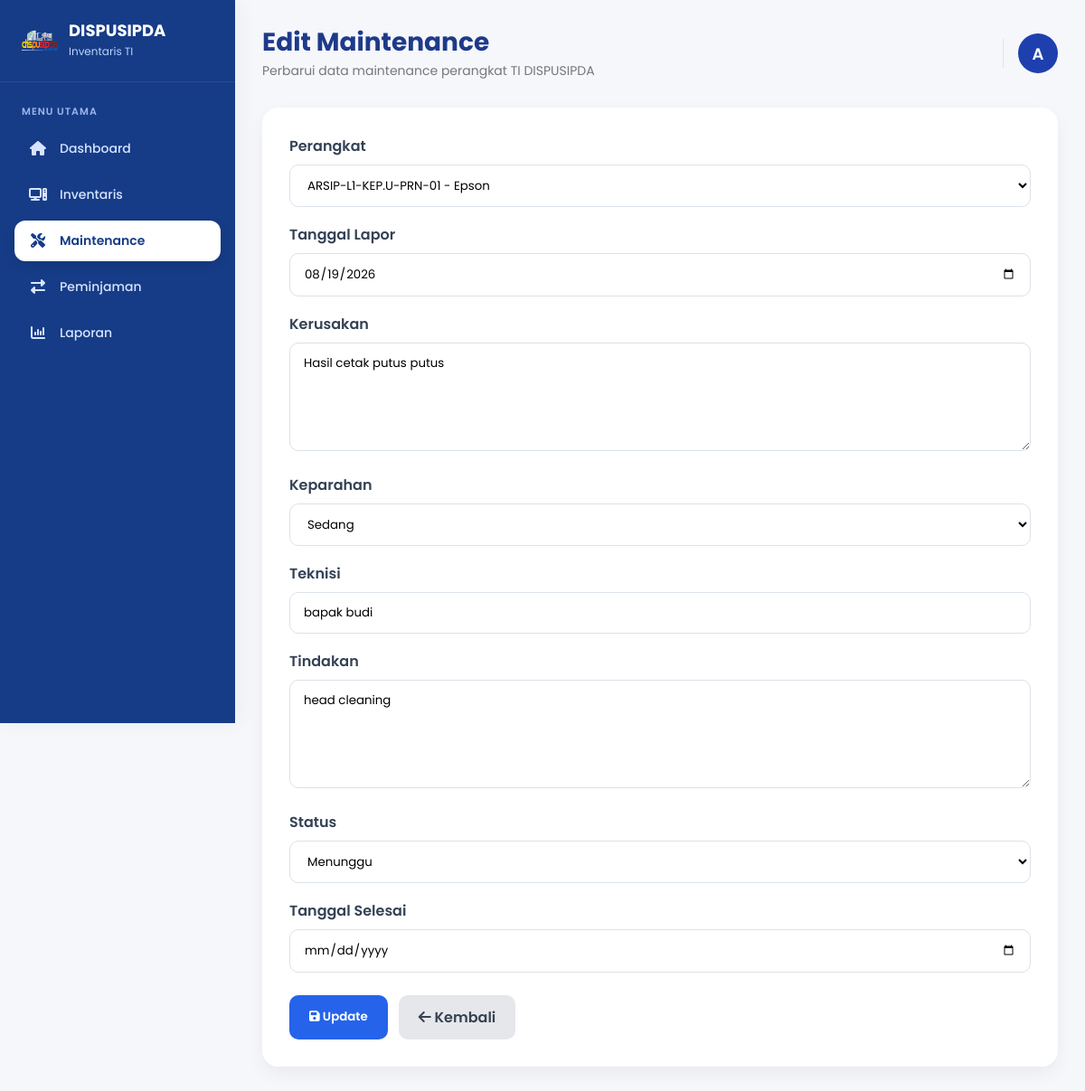
Page /pages/maintenance/edit.php?id=2 (signed in) on the committed database.
### tables this page shows
CREATE TABLE `maintenance` (
  `id` int(11) NOT NULL,
  `inventaris_id` int(11) NOT NULL,
  `tanggal_lapor` date NOT NULL,
  `kerusakan` text NOT NULL,
  `keparahan` enum('Rendah','Sedang','Tinggi') DEFAULT 'Sedang',
  `teknisi` varchar(100) DEFAULT NULL,
  `tindakan` text DEFAULT NULL,
  `status` enum('Menunggu','Dalam Perbaikan','Selesai') DEFAULT 'Menunggu',
  `tanggal_selesai` date DEFAULT NULL,
  `created_at` timestamp NOT NULL DEFAULT current_timestamp()
);

CREATE TABLE `inventaris` (
  `id` int(11) NOT NULL,
  `nama_hardware` varchar(255) NOT NULL,
  `kategori` varchar(100) NOT NULL,
  `merk` varchar(100) DEFAULT NULL,
  `jumlah` int(11) DEFAULT 1,
  `spesifikasi` text DEFAULT NULL,
  `ruangan_id` int(11) DEFAULT NULL,
  `tahun_pengadaan` year(4) DEFAULT NULL,
  `kondisi` varchar(100) DEFAULT 'Baik',
  `status` enum('Tersedia','Dipinjam','Maintenance') DEFAULT 'Tersedia',
  `kode_aset` varchar(100) NOT NULL,
  `created_at` timestamp NOT NULL DEFAULT current_timestamp()
);

### pages/maintenance/edit.php (the view, shortened to what this page needs)
<?php
include '../../config/database.php';
$id = (int)$_GET['id'];
$inventaris = mysqli_query($conn, "
    SELECT id, kode_aset, nama_hardware
    FROM inventaris
    ORDER BY nama_hardware ASC
");
$query = mysqli_query($conn, "
    SELECT *
    FROM maintenance
    WHERE id = '$id'
");
$data = mysqli_fetch_assoc($query);
?>
<!DOCTYPE html>
<html lang="id">
<head>
    <link rel="stylesheet" href="../../assets/css/style.css?v=2.0">
    <link rel="stylesheet" href="../../assets/css/sidebar.css?v=2.0">
    <link rel="stylesheet" href="../../assets/css/topbar.css?v=2.0">
    <link rel="stylesheet" href="../../assets/css/maintenance.css?v=2.0">
    <link
        rel="stylesheet"
        href="https://cdnjs.cloudflare.com/ajax/libs/font-awesome/6.7.2/css/all.min.css"
    />
</head>
<body>
    <?php include '../../includes/sidebar.php'; ?>
    <div class="main-content">
        <?php include '../../includes/topbar.php'; ?>
        <div class="form-card" style="margin-top: 25px;">
            <form method="POST">
                <div class="form-group">
                    <label>Perangkat</label>
                    <select name="inventaris_id" required>
                        <?php while ($i = mysqli_fetch_assoc($inventaris)) { ?>
                            <option
                                value="<?= $i['id']; ?>"
                                <?= ($i['id'] == $data['inventaris_id']) ? 'selected' : ''; ?>
                            >
                                <?= htmlspecialchars($i['kode_aset']); ?>
                                -
                            </option>
                        <?php } ?>
                    </select>
                </div>
                <div class="form-group">
                    <label>Tanggal Lapor</label>
                    <input
                        type="date"
                        name="tanggal_lapor"
                        value="<?= htmlspecialchars($data['tanggal_lapor']); ?>"
                        required
                    >
                </div>
                <div class="form-group">
                    <label>Kerusakan</label>
                    <textarea
                        name="kerusakan"
                        required
                    ><?= htmlspecialchars($data['kerusakan']); ?></textarea>
                </div>
                <div class="form-group">
                    <label>Keparahan</label>
                    <select name="keparahan">
                        <option
                            value="Sedang"
                            <?= ($data['keparahan'] == "Sedang") ? "selected" : ""; ?>
                        >
                            Sedang
                        </option>
                    </select>
                </div>
                <div class="form-group">
                    <label>Teknisi</label>
                    <input
                        type="text"
                        name="teknisi"
                        value="<?= htmlspecialchars($data['teknisi'] ?? ''); ?>"
                    >
                </div>
                <div class="form-group">
                    <label>Tindakan</label>
                    <textarea
                        name="tindakan"
                    ><?= htmlspecialchars($data['tindakan'] ?? ''); ?></textarea>
                </div>
                <div class="form-group">
                    <label>Status</label>
                    <select name="status">
                        <option
                            value="Menunggu"
                            <?= ($data['status'] == "Menunggu") ? "selected" : ""; ?>
                        >
                            Menunggu
                        </option>
                    </select>
                </div>
                <div class="form-group">
                    <label>Tanggal Selesai</label>
                    <input
                        type="date"
                        name="tanggal_selesai"
                        value="<?= htmlspecialchars($data['tanggal_selesai'] ?? ''); ?>"
                    >
                </div>
                <div class="btn-group">
                    <button
                        type="submit"
                        name="update"
                        class="btn-simpan"
                    >
                        <i class="fa-solid fa-floppy-disk"></i>
                        Update
                    </button>
                    <a
                        href="index.php"
                        class="btn-batal"
                    >
                        <i class="fa-solid fa-arrow-left"></i>
                        Kembali
                    </a>
                </div>
            </form>
        </div>
    </div>
</body>
</html>

### assets/css/style.css (style rules this page uses)
* { margin:0; padding:0; box-sizing:border-box; font-family:'Poppins',sans-serif; }
body { background:#f4f6f9; min-height:100vh; }
.main-content { margin-left:260px; padding:24px; min-height:100vh; transition:.3s; }

### assets/css/Maintenance.css (style rules this page uses)
* { margin:0; padding:0; box-sizing:border-box; font-family:'Poppins',sans-serif; }
body { background:#f5f7fb; color:#334155; overflow-x:hidden; }
.main-content { margin-left:260px; padding:30px; min-height:100vh; width:calc(100% - 260px); }
.form-card { background:#fff; border-radius:18px; padding:30px; box-shadow:0 8px 20px rgba(0,0,0,.05); }
.form-group { margin-bottom:18px; }
label { display:block; margin-bottom:8px; font-weight:600; }
input, select, textarea { width:100%; padding:12px 15px; border:1px solid #dbe2ea; border-radius:10px; outline:none; font-family:'Poppins',sans-serif; background:#fff; }
textarea { resize:vertical; min-height:120px; }
.btn-group { display:flex; gap:12px; margin-top:25px; }
.btn-simpan { background:#2563eb; color:#fff; border:none; padding:12px 22px; border-radius:10px; cursor:pointer; font-family:'Poppins',sans-serif; font-weight:600; }
.btn-batal { background:#e5e7eb; color:#374151; padding:12px 22px; border-radius:10px; text-decoration:none; font-weight:600; }

### rows in the picture
maintenance: inventaris_id "ARSIP-L1-KEP.U-PRN-01 - Epson", tanggal_lapor "08/19/2026", kerusakan "Hasil cetak putus putus", keparahan "Sedang", teknisi "bapak budi", tindakan "head cleaning", status "Menunggu"

### other values in the picture
$page_title "Edit Maintenance"
$page_subtitle "Perbarui data maintenance perangkat TI DISPUSIPDA"
$userInitial "A"
